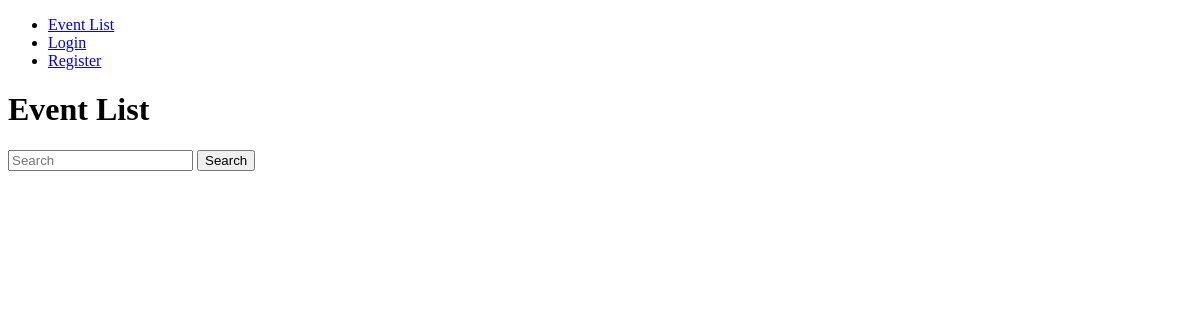
/events/, run on an earlier commit of the app's database.
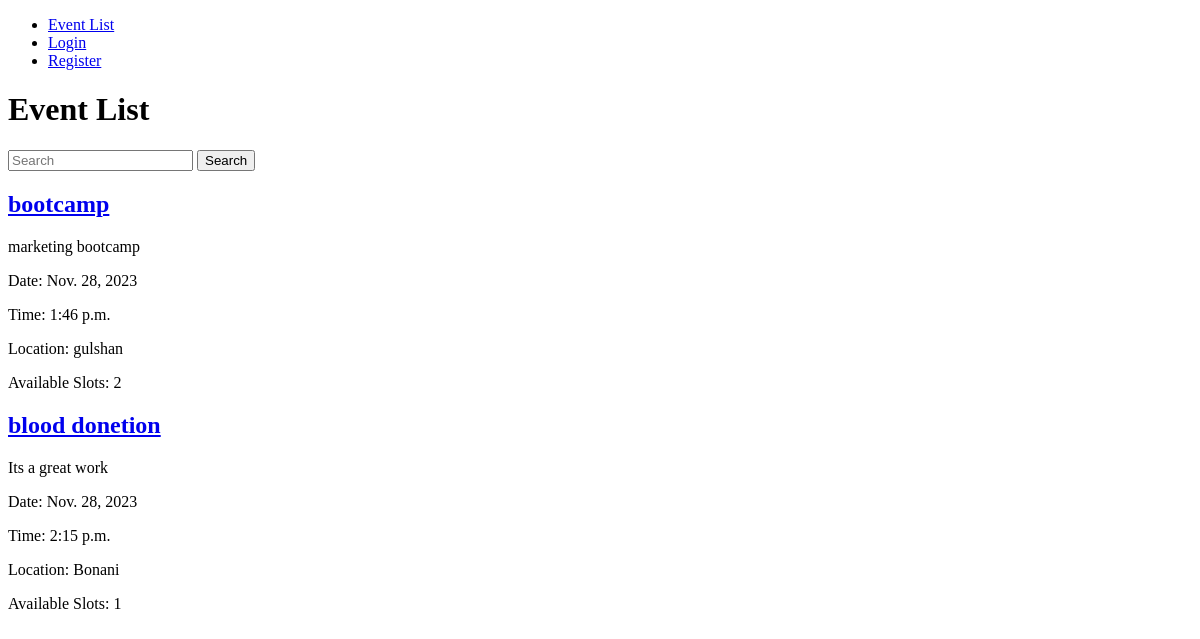
And on a later commit of the database.
### events/models.py (models this page shows)
class Event(models.Model):
    title = models.CharField(max_length=255)
    description = models.TextField()
    date = models.DateField()
    time = models.TimeField()
    location_name = models.CharField(max_length=255)
    available_slots = models.PositiveIntegerField()

### events/views.py (the view)
# urls.py: path('', EventListView.as_view(), name='event_list'),
class EventListView(generic.ListView):
    model = Event
    template_name = 'event_list.html'
    def get_queryset(self):
        query = self.request.GET.get('q')
        if query:
            return Event.objects.filter(
                Q(title__icontains=query) | Q(description__icontains=query)
            )
        return Event.objects.all()

### events/templates/event_list.html
{% extends 'base_generic.html' %}
{% block content %}
  <h1>Event List</h1>
  <form method="get" action="{% url 'event_list' %}">
    <input type="text" name="q" placeholder="Search">
    <button type="submit">Search</button>
  </form>
  {% for event in object_list %}
    <div>
      <h2><a href="{% url 'event_detail' pk=event.id %}">{{ event.title }}</a></h2>
      <p>{{ event.description }}</p>
      <p>Date: {{ event.date }}</p>
      <p>Time: {{ event.time }}</p>
      <p>Location: {{ event.location_name }}</p>
      <p>Available Slots: {{ event.available_slots }}</p>
    </div>
  {% endfor %}
{% endblock %}

### events/templates/base_generic.html (shortened to what this page needs)
<!DOCTYPE html>
<html>
<head>
</head>
<body>
  <nav>
    <ul>
      <li><a href="{% url 'event_list' %}">Event List</a></li>
      {% if user.is_authenticated %}
        <li><a href="{% url 'user_dashboard' %}">User Dashboard</a></li>
        <li><a href="{% url 'logout' %}">Logout</a></li>
      {% else %}
        <li><a href="{% url 'login' %}">Login</a></li>
        <li><a href="{% url 'register' %}">Register</a></li>
      {% endif %}
    </ul>
  </nav>
  <div>
    {% block content %}{% endblock %}
  </div>
</body>
</html>

What changed in the data, as far as the page shows it:
added Event: title "bootcamp", description "marketing bootcamp", date "Nov. 28, 2023", time "1:46 p.m.", location_name "gulshan", available_slots "2"
added Event: title "blood donetion", description "Its a great work", date "Nov. 28, 2023", time "2:15 p.m.", location_name "Bonani", available_slots "1"
